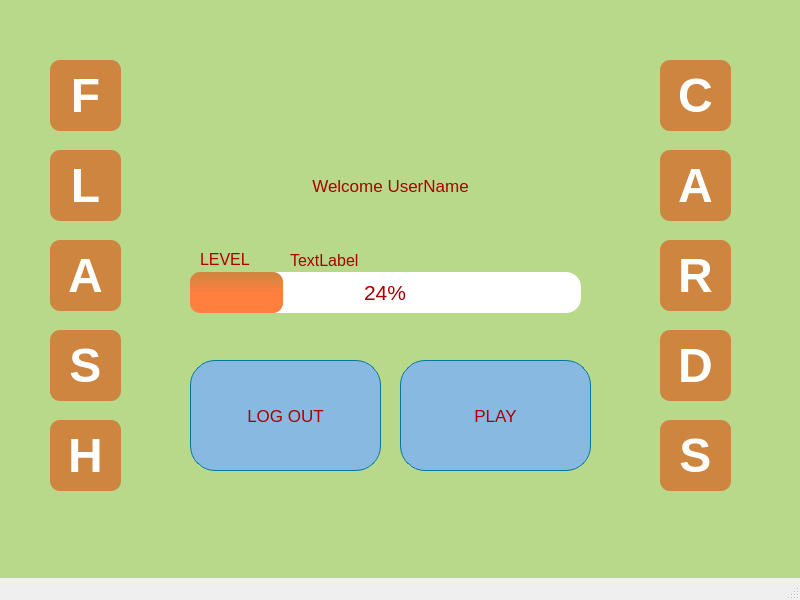
<?xml version="1.0" encoding="UTF-8"?>
<ui version="4.0">
 <class>MainWindow</class>
 <widget class="QMainWindow" name="MainWindow">
  <property name="geometry">
   <rect>
    <x>0</x>
    <y>0</y>
    <width>800</width>
    <height>600</height>
   </rect>
  </property>
  <property name="minimumSize">
   <size>
    <width>800</width>
    <height>600</height>
   </size>
  </property>
  <property name="maximumSize">
   <size>
    <width>800</width>
    <height>600</height>
   </size>
  </property>
  <property name="windowTitle">
   <string>MainWindow</string>
  </property>
  <property name="styleSheet">
   <string notr="true">background- color: qlineargradient(spread:pad, x1:0, y1:0, x2:1, y2:1, stop:0 rgba(0, 170, 127, 255), stop:1 rgba(255, 255, 255, 255))</string>
  </property>
  <property name="iconSize">
   <size>
    <width>800</width>
    <height>600</height>
   </size>
  </property>
  <widget class="QWidget" name="centralwidget">
   <widget class="QWidget" name="widget" native="true">
    <property name="enabled">
     <bool>true</bool>
    </property>
    <property name="geometry">
     <rect>
      <x>0</x>
      <y>0</y>
      <width>800</width>
      <height>600</height>
     </rect>
    </property>
    <property name="minimumSize">
     <size>
      <width>800</width>
      <height>600</height>
     </size>
    </property>
    <property name="maximumSize">
     <size>
      <width>800</width>
      <height>600</height>
     </size>
    </property>
    <property name="font">
     <font>
      <pointsize>16</pointsize>
     </font>
    </property>
    <property name="styleSheet">
     <string notr="true">background-color: rgb(184, 217, 138);</string>
    </property>
    <widget class="QLabel" name="welcome_label">
     <property name="geometry">
      <rect>
       <x>290</x>
       <y>160</y>
       <width>201</width>
       <height>51</height>
      </rect>
     </property>
     <property name="font">
      <font>
       <pointsize>13</pointsize>
      </font>
     </property>
     <property name="styleSheet">
      <string notr="true">color: rgb(170, 0, 0);</string>
     </property>
     <property name="text">
      <string>Welcome UserName</string>
     </property>
     <property name="alignment">
      <set>Qt::AlignCenter</set>
     </property>
    </widget>
    <widget class="QLabel" name="level_label">
     <property name="geometry">
      <rect>
       <x>200</x>
       <y>249</y>
       <width>181</width>
       <height>21</height>
      </rect>
     </property>
     <property name="font">
      <font>
       <pointsize>12</pointsize>
      </font>
     </property>
     <property name="styleSheet">
      <string notr="true">color: rgb(170, 0, 0);</string>
     </property>
     <property name="text">
      <string>LEVEL</string>
     </property>
    </widget>
    <widget class="QPushButton" name="play_button">
     <property name="geometry">
      <rect>
       <x>400</x>
       <y>360</y>
       <width>191</width>
       <height>111</height>
      </rect>
     </property>
     <property name="font">
      <font>
       <pointsize>13</pointsize>
      </font>
     </property>
     <property name="styleSheet">
      <string notr="true">QPushButton{
border-color:rgb(5, 119, 161);
background-color:rgb(135, 185, 225);
border-style: solid;
border-width: 1px;
border-radius: 25px;
color: rgb(170, 0, 0);
}
QPushButton::hover{
background-color: rgb(5, 119, 161);
color:white;
}
QPushButton::pressed{
padding-left:5px;
padding-top:5px;
	
	background-color: rgb(36, 83, 109);
}
</string>
     </property>
     <property name="text">
      <string>PLAY</string>
     </property>
    </widget>
    <widget class="QPushButton" name="logout_button">
     <property name="geometry">
      <rect>
       <x>190</x>
       <y>360</y>
       <width>191</width>
       <height>111</height>
      </rect>
     </property>
     <property name="font">
      <font>
       <pointsize>13</pointsize>
      </font>
     </property>
     <property name="styleSheet">
      <string notr="true">QPushButton{
border-color:rgb(5, 119, 161);
background-color:rgb(135, 185, 225);
border-style: solid;
border-width: 1px;
border-radius: 25px;
color: rgb(170, 0, 0);
}
QPushButton::hover{
background-color: rgb(5, 119, 161);
color:white;
}
QPushButton::pressed{
padding-left:5px;
padding-top:5px;
	
	background-color: rgb(36, 83, 109);
}
</string>
     </property>
     <property name="text">
      <string>LOG OUT</string>
     </property>
    </widget>
    <widget class="QProgressBar" name="level_progressbar">
     <property name="geometry">
      <rect>
       <x>190</x>
       <y>272</y>
       <width>391</width>
       <height>41</height>
      </rect>
     </property>
     <property name="styleSheet">
      <string notr="true">QProgressBar {
background-color: rgb(255, 255, 255);
color: rgb(170, 0, 0);
border-style:none;
border-radius:15px;
text-align:center;
}
QProgressBar::chunk{
border-radius:10px;
background-color: qlineargradient(x1: 1, y1: 0, x2: 1, y2: 0.5, stop: 0  rgb(205, 133, 63), stop: 1 rgb(255, 127, 63));

}
</string>
     </property>
     <property name="value">
      <number>24</number>
     </property>
    </widget>
    <widget class="QLabel" name="L">
     <property name="geometry">
      <rect>
       <x>50</x>
       <y>150</y>
       <width>71</width>
       <height>71</height>
      </rect>
     </property>
     <property name="styleSheet">
      <string notr="true">background-color:rgb(205, 133, 63);
border-radius:10px;</string>
     </property>
     <property name="text">
      <string>&lt;html&gt;&lt;head/&gt;&lt;body&gt;&lt;p&gt;&lt;span style=&quot; font-size:36pt; font-weight:700; color:#ffffff;&quot;&gt;L&lt;/span&gt;&lt;/p&gt;&lt;/body&gt;&lt;/html&gt;</string>
     </property>
     <property name="alignment">
      <set>Qt::AlignCenter</set>
     </property>
     <property name="indent">
      <number>0</number>
     </property>
    </widget>
    <widget class="QLabel" name="F">
     <property name="geometry">
      <rect>
       <x>50</x>
       <y>60</y>
       <width>71</width>
       <height>71</height>
      </rect>
     </property>
     <property name="font">
      <font>
       <pointsize>3</pointsize>
      </font>
     </property>
     <property name="styleSheet">
      <string notr="true">background-color:rgb(205, 133, 63);
border-radius:10px;</string>
     </property>
     <property name="text">
      <string>&lt;html&gt;&lt;head/&gt;&lt;body&gt;&lt;p&gt;&lt;span style=&quot; font-size:36pt; font-weight:700; color:#ffffff;&quot;&gt;F&lt;/span&gt;&lt;/p&gt;&lt;/body&gt;&lt;/html&gt;</string>
     </property>
     <property name="alignment">
      <set>Qt::AlignCenter</set>
     </property>
     <property name="indent">
      <number>0</number>
     </property>
    </widget>
    <widget class="QLabel" name="D">
     <property name="geometry">
      <rect>
       <x>660</x>
       <y>330</y>
       <width>71</width>
       <height>71</height>
      </rect>
     </property>
     <property name="styleSheet">
      <string notr="true">background-color:rgb(205, 133, 63);
border-radius:10px;</string>
     </property>
     <property name="text">
      <string>&lt;html&gt;&lt;head/&gt;&lt;body&gt;&lt;p&gt;&lt;span style=&quot; font-size:36pt; font-weight:700; color:#ffffff;&quot;&gt;D&lt;/span&gt;&lt;/p&gt;&lt;/body&gt;&lt;/html&gt;</string>
     </property>
     <property name="alignment">
      <set>Qt::AlignCenter</set>
     </property>
     <property name="indent">
      <number>0</number>
     </property>
    </widget>
    <widget class="QLabel" name="R">
     <property name="geometry">
      <rect>
       <x>660</x>
       <y>240</y>
       <width>71</width>
       <height>71</height>
      </rect>
     </property>
     <property name="styleSheet">
      <string notr="true">background-color:rgb(205, 133, 63);
border-radius:10px;</string>
     </property>
     <property name="text">
      <string>&lt;html&gt;&lt;head/&gt;&lt;body&gt;&lt;p&gt;&lt;span style=&quot; font-size:36pt; font-weight:700; color:#ffffff;&quot;&gt;R&lt;/span&gt;&lt;/p&gt;&lt;/body&gt;&lt;/html&gt;</string>
     </property>
     <property name="alignment">
      <set>Qt::AlignCenter</set>
     </property>
     <property name="indent">
      <number>0</number>
     </property>
    </widget>
    <widget class="QLabel" name="H">
     <property name="geometry">
      <rect>
       <x>50</x>
       <y>420</y>
       <width>71</width>
       <height>71</height>
      </rect>
     </property>
     <property name="styleSheet">
      <string notr="true">background-color:rgb(205, 133, 63);
border-radius:10px;</string>
     </property>
     <property name="text">
      <string>&lt;html&gt;&lt;head/&gt;&lt;body&gt;&lt;p&gt;&lt;span style=&quot; font-size:36pt; font-weight:700; color:#ffffff;&quot;&gt;H&lt;/span&gt;&lt;/p&gt;&lt;/body&gt;&lt;/html&gt;</string>
     </property>
     <property name="alignment">
      <set>Qt::AlignCenter</set>
     </property>
     <property name="indent">
      <number>0</number>
     </property>
    </widget>
    <widget class="QLabel" name="S">
     <property name="geometry">
      <rect>
       <x>50</x>
       <y>330</y>
       <width>71</width>
       <height>71</height>
      </rect>
     </property>
     <property name="styleSheet">
      <string notr="true">background-color:rgb(205, 133, 63);
border-radius:10px;</string>
     </property>
     <property name="text">
      <string>&lt;html&gt;&lt;head/&gt;&lt;body&gt;&lt;p&gt;&lt;span style=&quot; font-size:36pt; font-weight:700; color:#ffffff;&quot;&gt;S&lt;/span&gt;&lt;/p&gt;&lt;/body&gt;&lt;/html&gt;</string>
     </property>
     <property name="alignment">
      <set>Qt::AlignCenter</set>
     </property>
     <property name="indent">
      <number>0</number>
     </property>
    </widget>
    <widget class="QLabel" name="S_2">
     <property name="geometry">
      <rect>
       <x>660</x>
       <y>420</y>
       <width>71</width>
       <height>71</height>
      </rect>
     </property>
     <property name="styleSheet">
      <string notr="true">background-color:rgb(205, 133, 63);
border-radius:10px;</string>
     </property>
     <property name="text">
      <string>&lt;html&gt;&lt;head/&gt;&lt;body&gt;&lt;p&gt;&lt;span style=&quot; font-size:36pt; font-weight:700; color:#ffffff;&quot;&gt;S&lt;/span&gt;&lt;/p&gt;&lt;/body&gt;&lt;/html&gt;</string>
     </property>
     <property name="alignment">
      <set>Qt::AlignCenter</set>
     </property>
     <property name="indent">
      <number>0</number>
     </property>
    </widget>
    <widget class="QLabel" name="C">
     <property name="geometry">
      <rect>
       <x>660</x>
       <y>60</y>
       <width>71</width>
       <height>71</height>
      </rect>
     </property>
     <property name="styleSheet">
      <string notr="true">background-color:rgb(205, 133, 63);
border-radius:10px;</string>
     </property>
     <property name="frameShape">
      <enum>QFrame::NoFrame</enum>
     </property>
     <property name="text">
      <string>&lt;html&gt;&lt;head/&gt;&lt;body&gt;&lt;p&gt;&lt;span style=&quot; font-size:36pt; font-weight:700; color:#ffffff;&quot;&gt;C&lt;/span&gt;&lt;/p&gt;&lt;/body&gt;&lt;/html&gt;</string>
     </property>
     <property name="alignment">
      <set>Qt::AlignCenter</set>
     </property>
     <property name="indent">
      <number>0</number>
     </property>
    </widget>
    <widget class="QLabel" name="A">
     <property name="geometry">
      <rect>
       <x>50</x>
       <y>240</y>
       <width>71</width>
       <height>71</height>
      </rect>
     </property>
     <property name="styleSheet">
      <string notr="true">background-color:rgb(205, 133, 63);
border-radius:10px;</string>
     </property>
     <property name="text">
      <string>&lt;html&gt;&lt;head/&gt;&lt;body&gt;&lt;p&gt;&lt;span style=&quot; font-size:36pt; font-weight:700; color:#ffffff;&quot;&gt;A&lt;/span&gt;&lt;/p&gt;&lt;/body&gt;&lt;/html&gt;</string>
     </property>
     <property name="alignment">
      <set>Qt::AlignCenter</set>
     </property>
     <property name="indent">
      <number>0</number>
     </property>
    </widget>
    <widget class="QLabel" name="A_2">
     <property name="geometry">
      <rect>
       <x>660</x>
       <y>150</y>
       <width>71</width>
       <height>71</height>
      </rect>
     </property>
     <property name="styleSheet">
      <string notr="true">background-color:rgb(205, 133, 63);
border-radius:10px;</string>
     </property>
     <property name="text">
      <string>&lt;html&gt;&lt;head/&gt;&lt;body&gt;&lt;p&gt;&lt;span style=&quot; font-size:36pt; font-weight:700; color:#ffffff;&quot;&gt;A&lt;/span&gt;&lt;/p&gt;&lt;/body&gt;&lt;/html&gt;</string>
     </property>
     <property name="alignment">
      <set>Qt::AlignCenter</set>
     </property>
     <property name="indent">
      <number>0</number>
     </property>
    </widget>
    <widget class="QLabel" name="total_time_label">
     <property name="geometry">
      <rect>
       <x>290</x>
       <y>250</y>
       <width>281</width>
       <height>20</height>
      </rect>
     </property>
     <property name="font">
      <font>
       <pointsize>12</pointsize>
       <weight>50</weight>
       <bold>false</bold>
      </font>
     </property>
     <property name="styleSheet">
      <string notr="true">color: rgb(170, 0, 0);</string>
     </property>
     <property name="text">
      <string>TextLabel</string>
     </property>
    </widget>
   </widget>
  </widget>
  <widget class="QMenuBar" name="menubar">
   <property name="geometry">
    <rect>
     <x>0</x>
     <y>0</y>
     <width>800</width>
     <height>22</height>
    </rect>
   </property>
  </widget>
  <widget class="QStatusBar" name="statusbar"/>
 </widget>
 <resources/>
 <connections/>
</ui>
